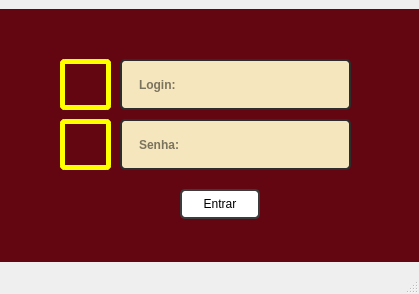
<?xml version="1.0" encoding="UTF-8"?>
<ui version="4.0">
 <class>MainWindow</class>
 <widget class="QMainWindow" name="MainWindow">
  <property name="geometry">
   <rect>
    <x>0</x>
    <y>0</y>
    <width>419</width>
    <height>294</height>
   </rect>
  </property>
  <property name="minimumSize">
   <size>
    <width>419</width>
    <height>294</height>
   </size>
  </property>
  <property name="maximumSize">
   <size>
    <width>419</width>
    <height>294</height>
   </size>
  </property>
  <property name="windowTitle">
   <string>Login</string>
  </property>
  <property name="styleSheet">
   <string notr="true"/>
  </property>
  <widget class="QWidget" name="centralwidget">
   <layout class="QHBoxLayout" name="horizontalLayout">
    <property name="spacing">
     <number>0</number>
    </property>
    <property name="leftMargin">
     <number>0</number>
    </property>
    <property name="topMargin">
     <number>0</number>
    </property>
    <property name="rightMargin">
     <number>0</number>
    </property>
    <property name="bottomMargin">
     <number>0</number>
    </property>
    <item>
     <widget class="QFrame" name="frame">
      <property name="minimumSize">
       <size>
        <width>419</width>
        <height>253</height>
       </size>
      </property>
      <property name="maximumSize">
       <size>
        <width>419</width>
        <height>253</height>
       </size>
      </property>
      <property name="styleSheet">
       <string notr="true">background-color: rgb(99, 6, 17);</string>
      </property>
      <property name="frameShape">
       <enum>QFrame::NoFrame</enum>
      </property>
      <property name="frameShadow">
       <enum>QFrame::Raised</enum>
      </property>
      <widget class="QPushButton" name="entrar">
       <property name="geometry">
        <rect>
         <x>180</x>
         <y>180</y>
         <width>80</width>
         <height>30</height>
        </rect>
       </property>
       <property name="styleSheet">
        <string notr="true">QPushButton{
 	border: 2px solid rgb(60, 60, 60);
	background-color: rgb(255, 255, 255);
	border-radius: 5px;
}

QPushButton:hover{
 	border: 2px solid rgb(255, 255, 0);
	background-color: rgb(255, 255, 255);
}

QPushButton:pressed{
 	border: 2px solid rgb(205, 205, 24);
	background-color: rgb(200, 205, 205);
    
	color: rgb(35, 35, 35);
}</string>
       </property>
       <property name="text">
        <string>Entrar</string>
       </property>
      </widget>
      <widget class="QLineEdit" name="login">
       <property name="geometry">
        <rect>
         <x>120</x>
         <y>50</y>
         <width>231</width>
         <height>51</height>
        </rect>
       </property>
       <property name="font">
        <font>
         <weight>75</weight>
         <bold>true</bold>
        </font>
       </property>
       <property name="styleSheet">
        <string notr="true">QLineEdit{
	border: 2px solid rgb(45, 45, 45);
 	border-radius: 5px;
    padding: 15px;

	color: rgb(0, 0, 0);
	background-color: rgb(245, 230, 189);
}
QLineEdit:hover{
	border: 2px solid rgb(55, 55, 55);
}
QLineEdit:focus{
	border: 2px solid rgb(255, 207, 0);
     
	color: rgb(0, 0, 0);
}</string>
       </property>
       <property name="placeholderText">
        <string>Login:</string>
       </property>
      </widget>
      <widget class="QLineEdit" name="senha">
       <property name="geometry">
        <rect>
         <x>120</x>
         <y>110</y>
         <width>231</width>
         <height>51</height>
        </rect>
       </property>
       <property name="font">
        <font>
         <weight>75</weight>
         <bold>true</bold>
        </font>
       </property>
       <property name="styleSheet">
        <string notr="true">QLineEdit{
	border: 2px solid rgb(45, 45, 45);
 	border-radius: 5px;
    padding: 15px;

	color: rgb(0, 0, 0);
	background-color: rgb(245, 230, 189);
}
QLineEdit:hover{
	border: 2px solid rgb(55, 55, 55);
}
QLineEdit:focus{
	border: 2px solid rgb(255, 207, 0);
     
	color: rgb(0, 0, 0);
}</string>
       </property>
       <property name="echoMode">
        <enum>QLineEdit::Password</enum>
       </property>
       <property name="placeholderText">
        <string>Senha:</string>
       </property>
      </widget>
      <widget class="QFrame" name="frame_3">
       <property name="geometry">
        <rect>
         <x>60</x>
         <y>50</y>
         <width>51</width>
         <height>51</height>
        </rect>
       </property>
       <property name="styleSheet">
        <string notr="true">



QFrame{

background-image: url(:/login2/png-clipart-padlock-computer-icons-security-padlock-rectangle-technic.png);
 background-repeat: no-repeat;
     background-position: center;
     border-radius: 5px;
     border: 5px solid rgb(255, 255, 0);

}</string>
       </property>
       <property name="frameShape">
        <enum>QFrame::StyledPanel</enum>
       </property>
       <property name="frameShadow">
        <enum>QFrame::Raised</enum>
       </property>
      </widget>
      <widget class="QFrame" name="frame_2">
       <property name="geometry">
        <rect>
         <x>60</x>
         <y>110</y>
         <width>51</width>
         <height>51</height>
        </rect>
       </property>
       <property name="styleSheet">
        <string notr="true">
QFrame{

background-image: url(:/login/depositphotos_39123399-stock-photo-lock-sign-icon-login-symbol.jpg);
 background-repeat: no-repeat;
     background-position: center;
     border-radius: 5px;
     border: 5px solid rgb(255, 255, 0);

}</string>
       </property>
       <property name="frameShape">
        <enum>QFrame::StyledPanel</enum>
       </property>
       <property name="frameShadow">
        <enum>QFrame::Raised</enum>
       </property>
      </widget>
     </widget>
    </item>
   </layout>
  </widget>
  <widget class="QMenuBar" name="menubar">
   <property name="geometry">
    <rect>
     <x>0</x>
     <y>0</y>
     <width>419</width>
     <height>21</height>
    </rect>
   </property>
  </widget>
  <widget class="QStatusBar" name="statusbar"/>
 </widget>
 <resources>
  <include location="login_rc.qrc"/>
  <include location="login2_rc.qrc"/>
 </resources>
 <connections/>
</ui>
